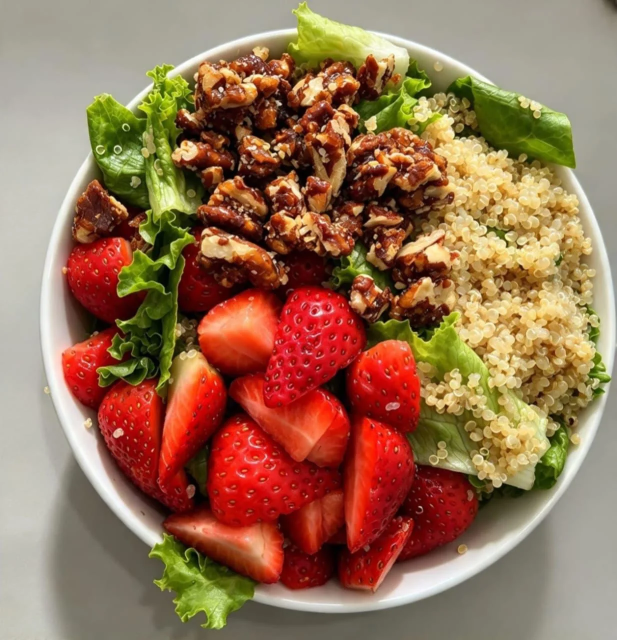
#> input picture dist/img/real/la-primavera.webp, 1233 x 1280 px, found by its file name (shown at 1/2 size)
$ python gen-og.py
#> lines starting #> are read from the running program, lines starting #| are printed output that depends on the picture
#> in main, im is the input picture: PIL image 1233x1280 RGB; mean R, G, B 152.1, 113.6, 84.6
#!/usr/bin/env python3
"""Genera las imágenes Open Graph de cada página (1200x630) a partir de fotos
reales del sitio. Se corre antes de `vite build`.

Uso: python3 scripts/gen-og.py
Salida: public/img/og/<pagina>.jpg  (JPEG progresivo, < 300 KB)
"""
from pathlib import Path
from PIL import Image

RESAMPLE = getattr(Image, 'Resampling', Image).LANCZOS

RAIZ = Path(__file__).resolve().parent.parent
REAL = RAIZ / "public" / "img" / "real"
SALIDA = RAIZ / "public" / "img" / "og"
W, H = 1200, 630

# foto real que representa cada página y el punto de interés vertical (0 = arriba, 1 = abajo)
FUENTES = {
    "menu": ("la-primavera.webp", 0.45),
    "promociones": ("promo-viernes-cafe-v2.webp", 0.5),
    "galeria": ("mexicana-v2.webp", 0.5),
    "ubicacion": ("baguetona.webp", 0.5),
}


def recorte(im: Image.Image, foco: float) -> Image.Image:
    """Recorta al aspecto 1200x630 sin deformar, respetando el foco vertical."""
#> called with foco = 0.45
    objetivo = W / H
    ancho, alto = im.size
#> ancho = 1233; alto = 1280
    if ancho / alto > objetivo:            # sobra ancho: se recorta a los lados
        nuevo_alto = alto
        nuevo_ancho = round(alto * objetivo)
        x = (ancho - nuevo_ancho) // 2
        caja = (x, 0, x + nuevo_ancho, nuevo_alto)
    else:                                   # sobra alto: se recorta arriba/abajo
        nuevo_ancho = ancho
#> nuevo_ancho = 1233
        nuevo_alto = round(ancho / objetivo)
#> nuevo_alto = 647
        y = round((alto - nuevo_alto) * foco)
#> y = 285
        y = max(0, min(y, alto - nuevo_alto))
        caja = (0, y, nuevo_ancho, y + nuevo_alto)
#> caja = (0, 285, 1233, 932)
    return im.crop(caja).resize((W, H), RESAMPLE)
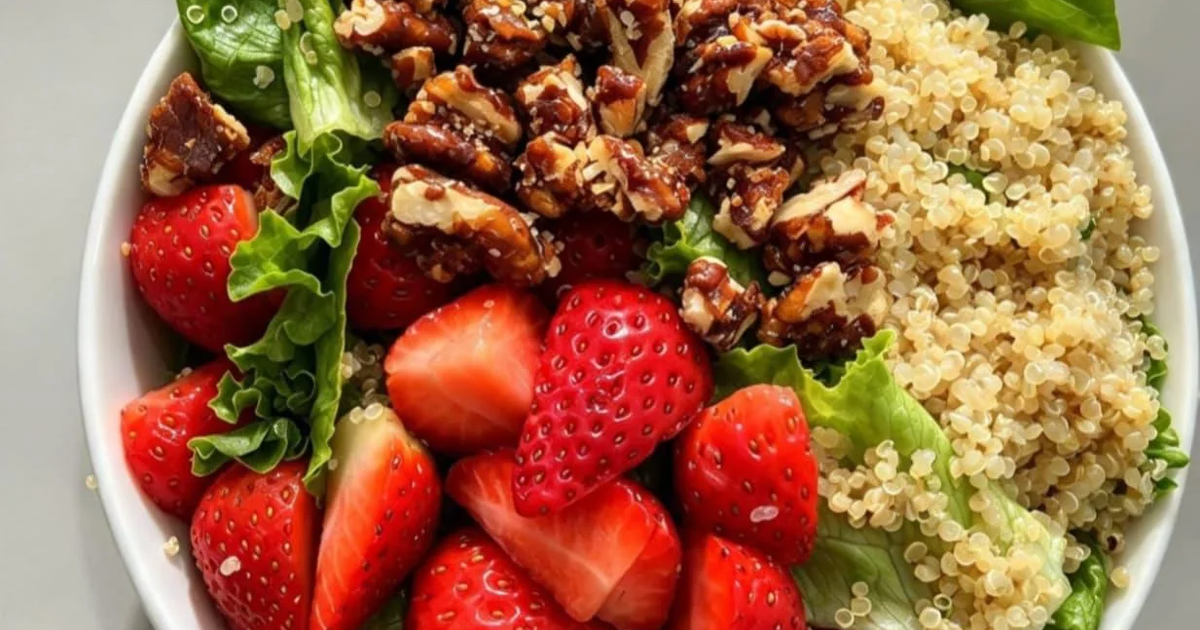
#> returned value: PIL image 1200x630 RGB; mean R, G, B 157.9, 105, 70.6


def main() -> None:
    SALIDA.mkdir(parents=True, exist_ok=True)
    for pagina, (archivo, foco) in FUENTES.items():
        origen = REAL / archivo
        if not origen.exists():
            raise SystemExit(f"falta la foto {origen}")
        im = Image.open(origen).convert("RGB")
        salida = SALIDA / f"{pagina}.jpg"
        recorte(im, foco).save(salida, "JPEG", quality=86, optimize=True, progressive=True)
#> (the run stopped early here; a loop or call above may not have finished)

$ run again, with dist/img/real/cafe-de-olla.webp copied over dist/img/real/la-primavera.webp
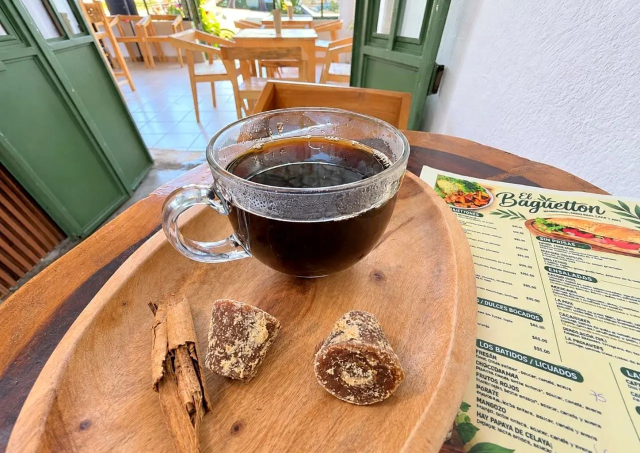
#> input picture dist/img/real/cafe-de-olla.webp, 1280 x 906 px, found by its file name (shown at 1/2 size)
#> in main, im is the input picture: PIL image 1280x906 RGB; mean R, G, B 174.8, 150.3, 124.9
#> in recorte, `return im.crop(caja).resize((W, H), RESAMPLE)`:
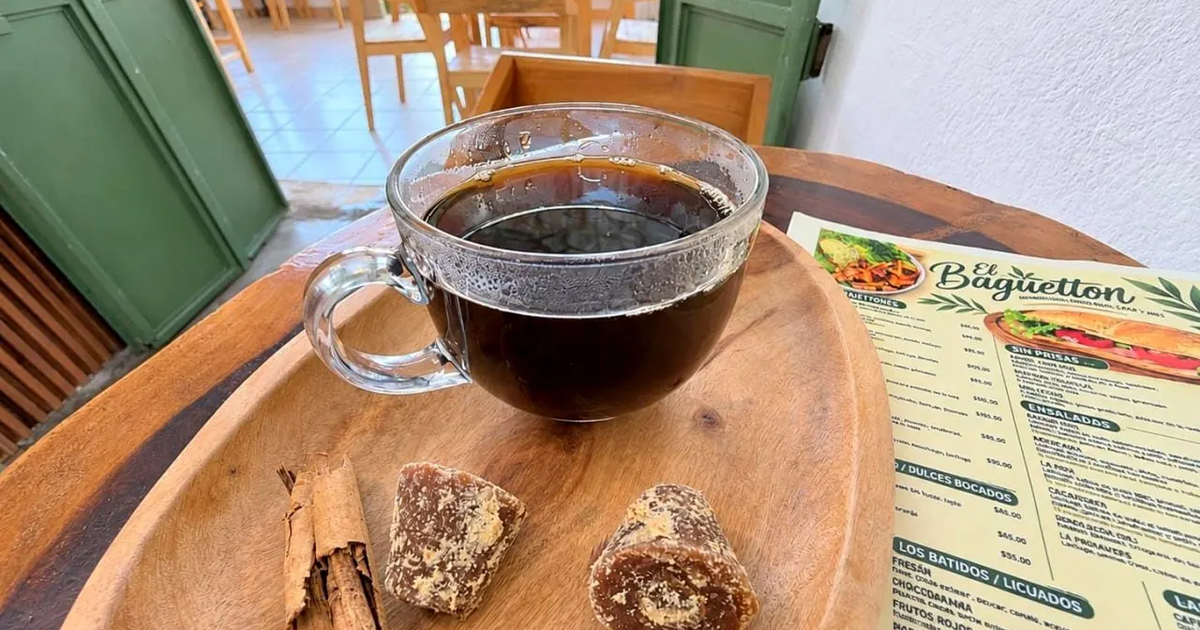
#> returned value: PIL image 1200x630 RGB; mean R, G, B 168.9, 145.8, 122.5

$ run again, with dist/img/real/cafe.webp copied over dist/img/real/la-primavera.webp
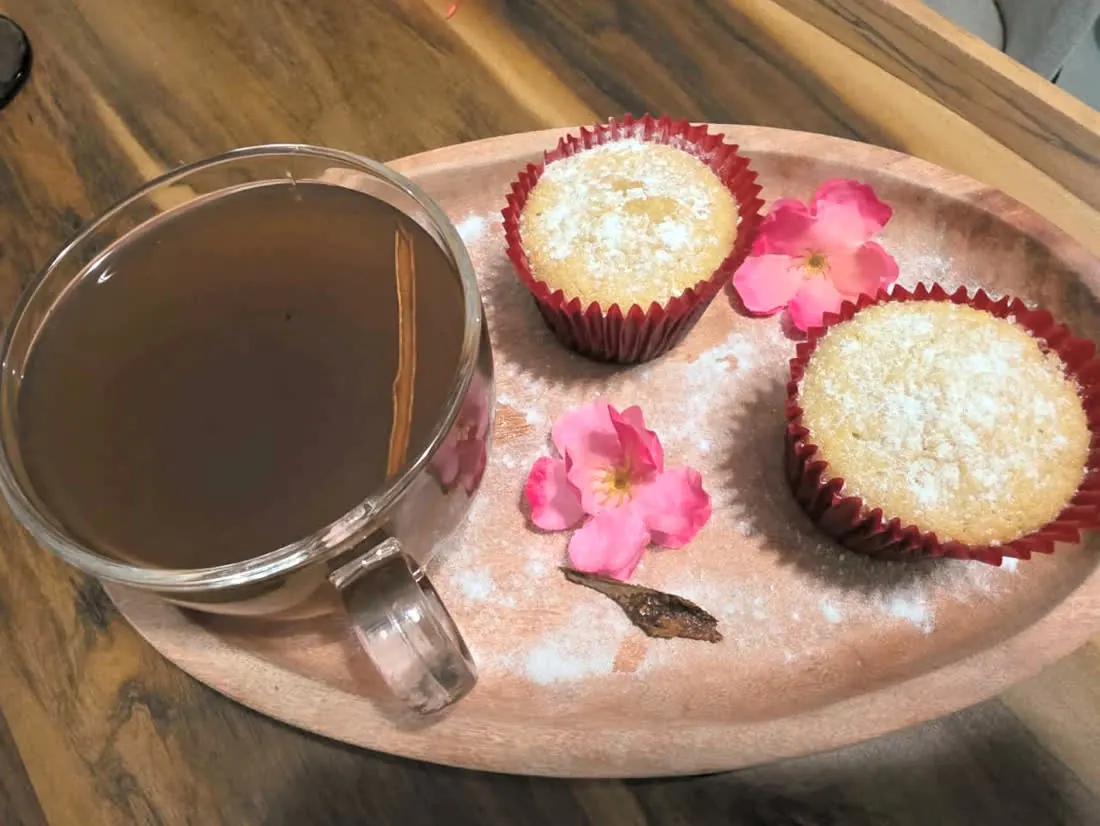
#> input picture dist/img/real/cafe.webp, 1100 x 826 px, found by its file name
#> in main, im is the input picture: PIL image 1100x826 RGB; mean R, G, B 150, 117.9, 98.2
#> in recorte, `return im.crop(caja).resize((W, H), RESAMPLE)`:
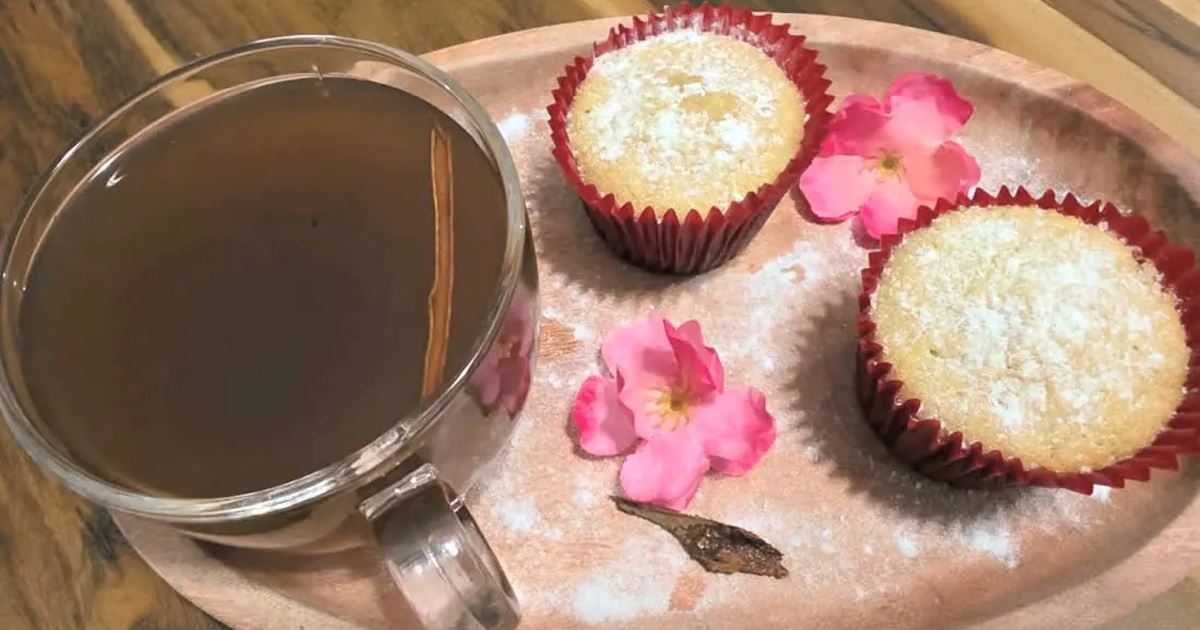
#> returned value: PIL image 1200x630 RGB; mean R, G, B 160.8, 125.5, 107.8

$ run again, with dist/img/real/chori-vegano-bagel.webp copied over dist/img/real/la-primavera.webp
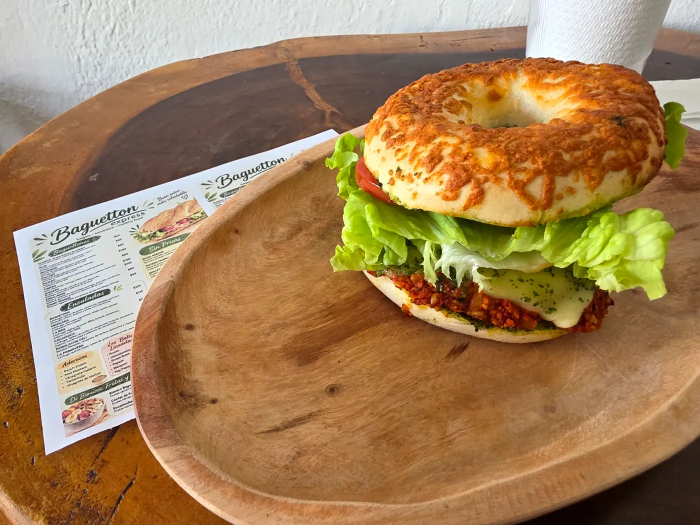
#> input picture dist/img/real/chori-vegano-bagel.webp, 1400 x 1050 px, found by its file name (shown at 1/2 size)
#> in main, im is the input picture: PIL image 1400x1050 RGB; mean R, G, B 161.6, 126.3, 85.5
#> in recorte, `return im.crop(caja).resize((W, H), RESAMPLE)`:
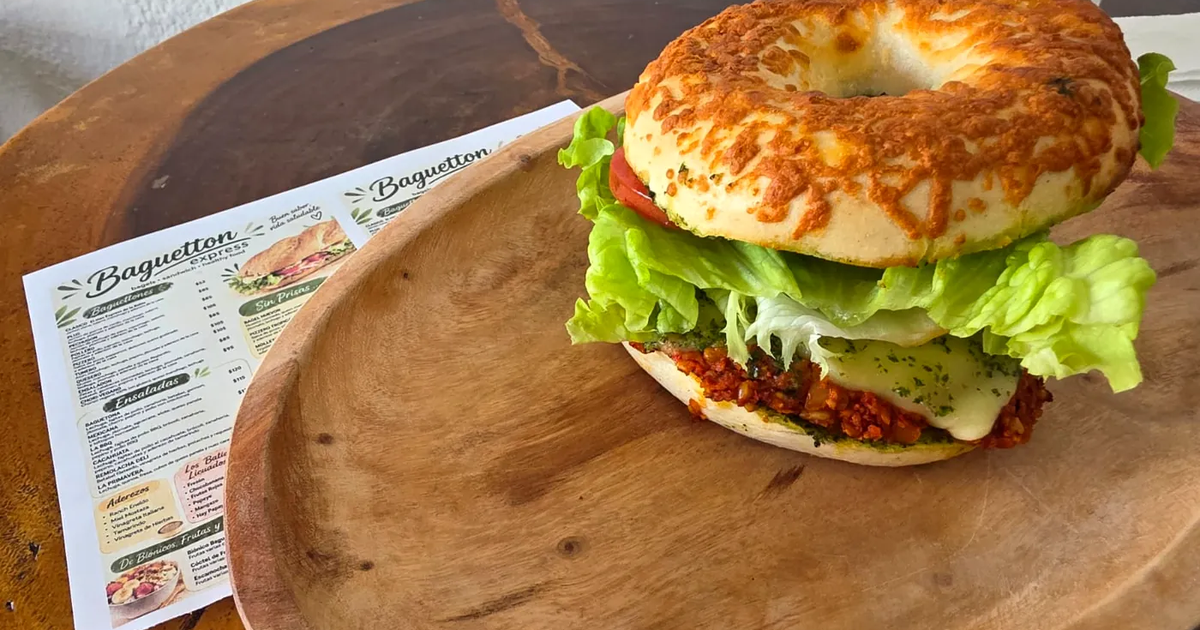
#> returned value: PIL image 1200x630 RGB; mean R, G, B 159.2, 122, 75.4
